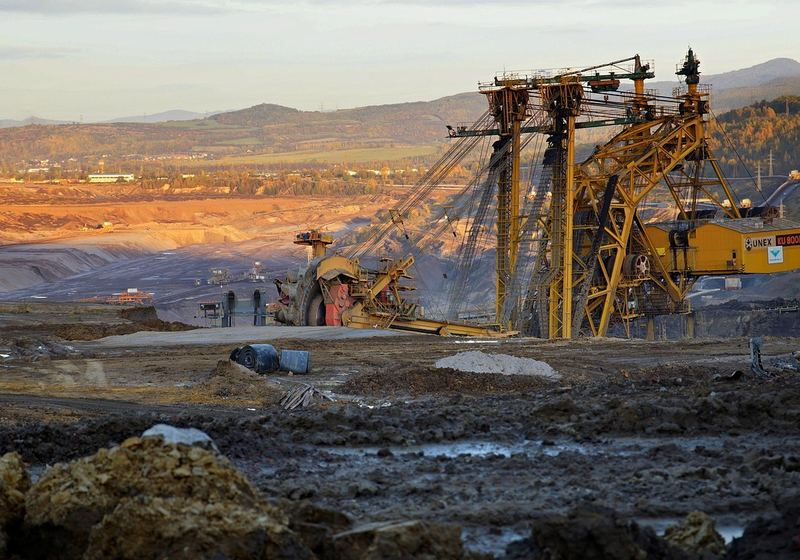
#> input picture web/src/assets/photos/excavator-card.jpg, 800 x 560 px
$ python -i photo_quality.py   (imports and definitions only)   (older library calls are emulated)
#> lines starting #> are read from the running program, lines starting #| are printed output that depends on the picture
#> further down, picture is the input picture: shape (560, 800, 3); mean B, G, R 95.3, 105.4, 115.4
"""Can this photograph prove anything at all? Arithmetic, not a model.

A capture is evidence only if a person looking at it could verify the duty.
These checks answer the narrower, deterministic question underneath that one:
is there a usable picture here? They do not judge what the picture shows -
that is language work, and the on-device model does it.

Calibrated on the eight photographs in this project's own evidence store,
not chosen in the abstract. Measured on a 640 px greyscale copy:

    photo   brightness  dark px   sharpness   what it was
    1.jpg        99.1     16.4%       749.0   real photo
    6-9          91-122   8-21%     351-541   real photos
    2.jpg       126.0      0.0%         0.0   ONE flat colour, a placeholder
    3.jpg         1.4     99.7%       167.2   black frame, timestamp overlay only
    5.jpg         1.0    100.0%         0.0   fully black

and on the good ones deliberately darkened (99.8-100% dark) and blurred
(sharpness 0.1-4.9). Every one of the three unusable captures had been
screened and marked `pass: True`, because the old check could not fail.

The thresholds sit in the wide gap between those groups rather than at its
edge. Underground photographs will be darker and flatter than these, so a
real site should re-measure before tightening anything.
"""

from __future__ import annotations

from pathlib import Path

# A pixel this dark carries no detail a reviewer could use.
DARK_PIXEL = 30
# Good photos measured at most 20.7% dark pixels; unusable ones at 99.7%.
MAX_DARK_FRACTION = 0.85
# Laplacian variance. Good photos 351-749; blurred copies 0.1-4.9.
MIN_SHARPNESS = 50.0
# Greyscale standard deviation. A real scene varies; a flat fill does not.
MIN_CONTRAST = 4.0
# Everything is measured at this width so scores compare across cameras.
MEASURE_EDGE = 640

PROBLEM_TEXT = {
    "blank": "Blank image - a single flat colour, not a photograph of anything",
    "too_dark": "Too dark to verify - almost nothing in the frame is visible",
    "too_blurry": "Too blurred to verify - no detail a reviewer could check",
    "unreadable": "The file could not be opened as an image",
}


def measure(image) -> dict:
    """Brightness, dark fraction, sharpness and contrast of a BGR image array."""
    import cv2

    grey = cv2.cvtColor(image, cv2.COLOR_BGR2GRAY) if image.ndim == 3 else image
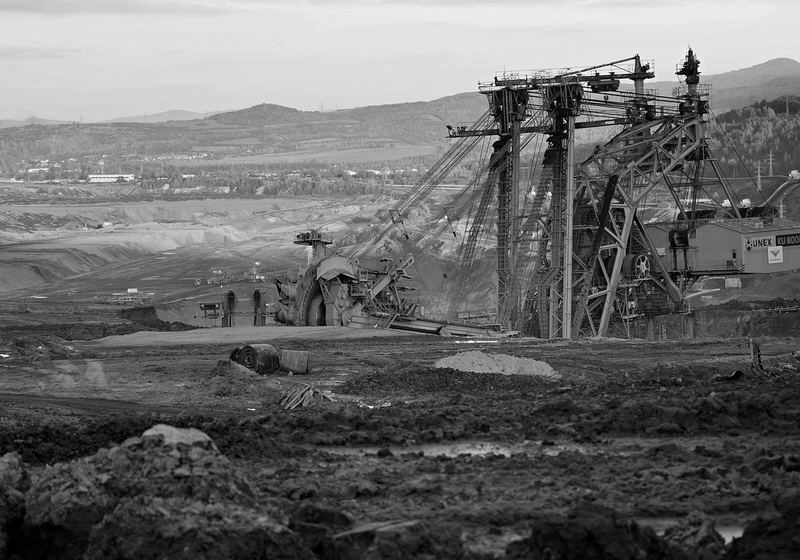
#> grey: shape (560, 800); min 0, max 255, mean 107.2
    h, w = grey.shape[:2]
#> h = 560; w = 800
    scale = MEASURE_EDGE / max(h, w)
#> scale = 0.8
    if scale < 1:
        grey = cv2.resize(
            grey, (max(1, int(w * scale)), max(1, int(h * scale))),
            interpolation=cv2.INTER_AREA,
        )
#> grey: shape (448, 640)
    return {
        "brightness": round(float(grey.mean()), 1),
        "dark_fraction": round(float((grey < DARK_PIXEL).mean()), 3),
        "sharpness": round(float(cv2.Laplacian(grey, cv2.CV_64F).var()), 1),
        "contrast": round(float(grey.std()), 1),
    }


def problems_from(m: dict) -> list[str]:
    """Problem codes for a measurement, the actionable cause first.

    Only one of dark / blank / blurry is reported, because each failure also
    trips the checks after it: a black frame is flat AND unsharp. Reporting
    all three would bury the one thing the officer can fix.

    Dark comes before blank on purpose. 5.jpg is a fully black frame, and it
    IS a single flat colour - but "blank image" does not tell anyone to switch
    the cap lamp on or uncover the lens, and "too dark" does. Blank is kept for
    a flat fill that is not dark, which is what 2.jpg is.
    """
    if m["dark_fraction"] > MAX_DARK_FRACTION:
        return ["too_dark"]
    if m["contrast"] < MIN_CONTRAST:
        return ["blank"]
    if m["sharpness"] < MIN_SHARPNESS:
        return ["too_blurry"]
    return []


def check_photo(path: Path) -> dict:
    """Measure a stored photograph. Never raises - a check must not block capture."""
    try:
        import cv2

        image = cv2.imread(str(path))
        if image is None:
            return {"problems": ["unreadable"], "metrics": None,
                    "error": "the file could not be decoded as an image"}
        m = measure(image)
        return {"problems": problems_from(m), "metrics": m}
    except Exception as exc:  # noqa: BLE001
        return {"problems": [], "metrics": None, "error": str(exc)}

>>> import cv2
>>> picture = cv2.imread('../../web/src/assets/photos/excavator-card.jpg')
>>> result = measure(picture)
#> result = {'brightness': 107.2, 'dark_fraction': 0.087, 'sharpness': 994, 'contrast': 65.7}

$ run again, on web/src/assets/photos/excavator-wide.jpg
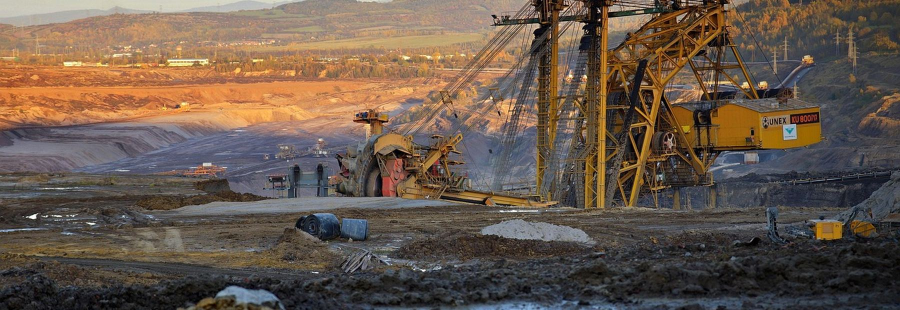
#> input picture web/src/assets/photos/excavator-wide.jpg, 1800 x 620 px (shown at 1/2 size)
#> picture is the input picture: shape (620, 1800, 3); mean B, G, R 76.2, 88.7, 105.1
#> in measure, `grey = cv2.cvtColor(image, cv2.COLOR_BGR2GRAY) if image.ndim == 3 else..`:
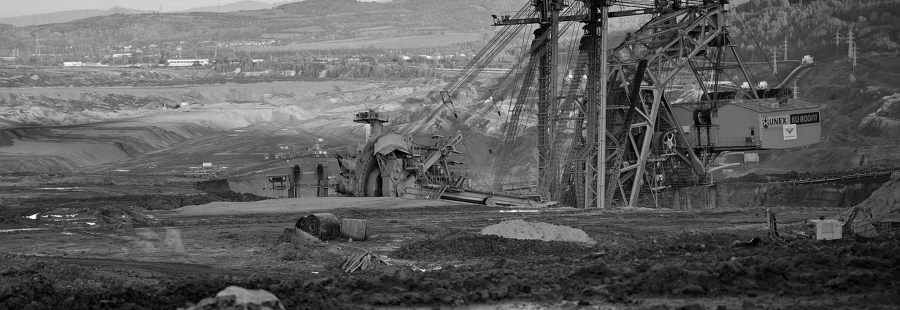
#> grey: shape (620, 1800) (shown at 1/2 size); min 0, max 255, mean 92.2
#> in measure, `grey = cv2.resize( grey, (max(1, int(w * scale)), max(1, int(h * scale..`:
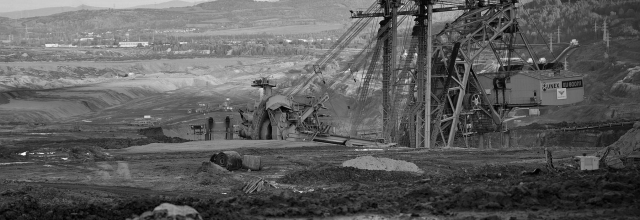
#> grey: shape (220, 640); min 1, max 249, mean 92.2
#> result = {'brightness': 92.2, 'dark_fraction': 0.061, 'sharpness': 1642.7, 'contrast': 43.8}

$ run again, on web/src/assets/photos/field-card.jpg
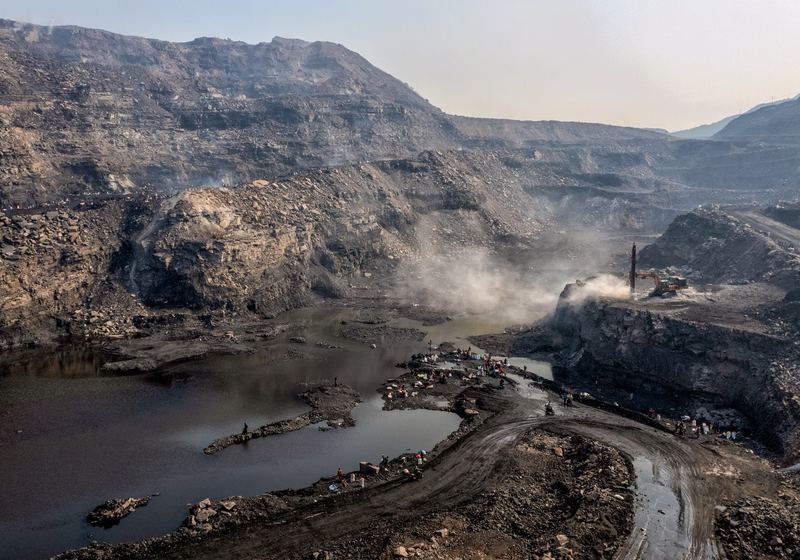
#> input picture web/src/assets/photos/field-card.jpg, 800 x 560 px
#> picture is the input picture: shape (560, 800, 3); mean B, G, R 102.2, 99.5, 101.4
#> in measure, `grey = cv2.cvtColor(image, cv2.COLOR_BGR2GRAY) if image.ndim == 3 else..`:
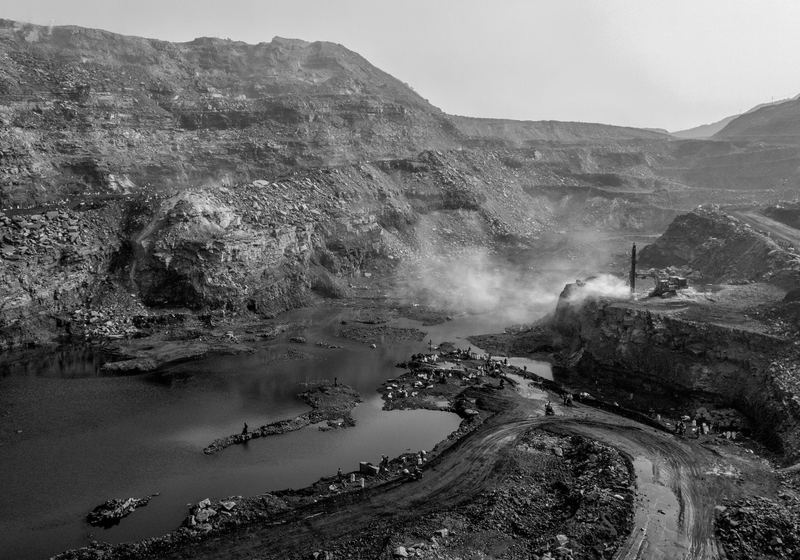
#> grey: shape (560, 800); min 0, max 244, mean 100.4
#> result = {'brightness': 100.4, 'dark_fraction': 0.088, 'sharpness': 1045.3, 'contrast': 60}

$ run again, on web/src/assets/photos/field-wide.jpg
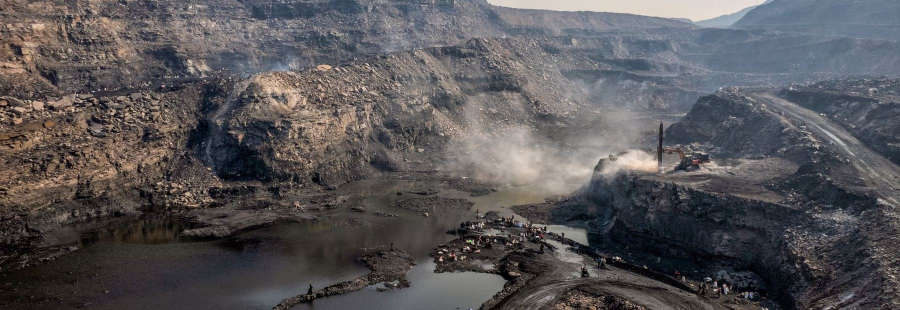
#> input picture web/src/assets/photos/field-wide.jpg, 1800 x 620 px (shown at 1/2 size)
#> picture is the input picture: shape (620, 1800, 3); mean B, G, R 87.8, 85.5, 88.1
#> in measure, `grey = cv2.cvtColor(image, cv2.COLOR_BGR2GRAY) if image.ndim == 3 else..`:
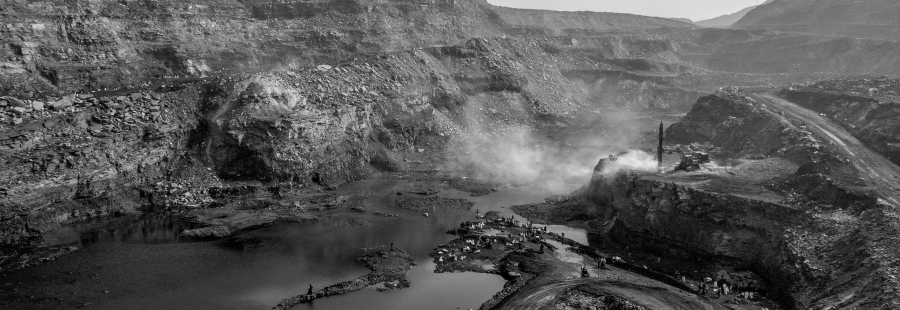
#> grey: shape (620, 1800) (shown at 1/2 size); min 0, max 254, mean 86.5
#> in measure, `grey = cv2.resize( grey, (max(1, int(w * scale)), max(1, int(h * scale..`:
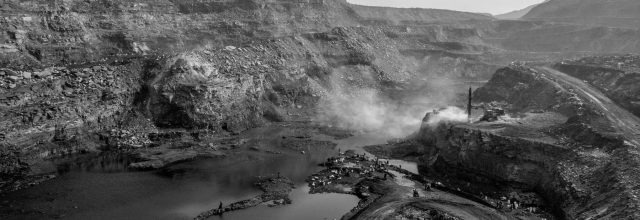
#> grey: shape (220, 640); min 1, max 230, mean 86.5
#> result = {'brightness': 86.5, 'dark_fraction': 0.086, 'sharpness': 1705.3, 'contrast': 42.4}
